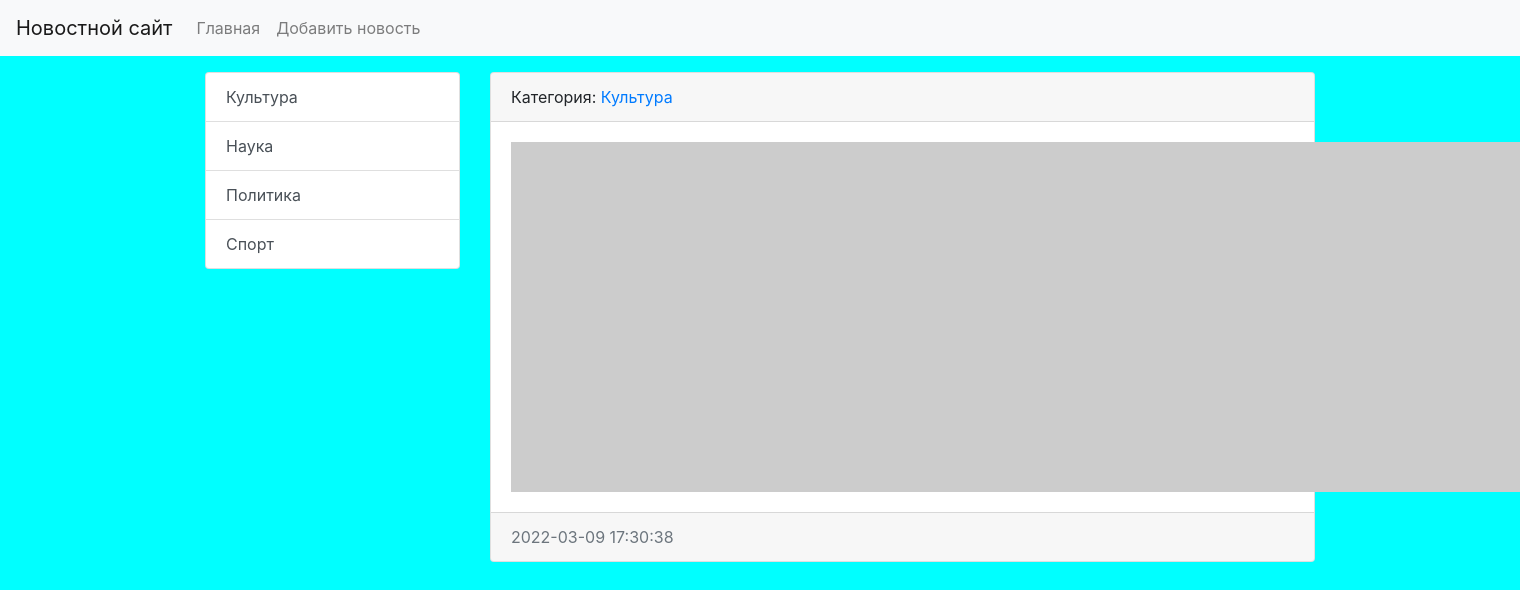
Screenshot of /news/8/ with the database file from the repository.
### news/models.py (models this page shows, shortened)
class Category(models.Model):
    title = models.CharField(max_length=150, db_index=True, verbose_name='Имя категории')
    def get_absolute_url(self):
        return reverse_lazy('category', kwargs={"category_id": self.pk})
    class Meta:
        verbose_name = 'Категория'
        verbose_name_plural = 'Категории'
        ordering = ['title']
    def __str__(self):
        return self.title

class News(models.Model):
    title = models.CharField(max_length=150, verbose_name='Наименование')
    content = models.TextField(blank=True, verbose_name='Контент')
    created_at = models.DateTimeField(auto_now_add=True, verbose_name='Дата публикации')
    updated_at = models.DateTimeField(auto_now=True, verbose_name='Обновлено')
    photo = models.ImageField(upload_to='photos/%Y/%m/%d/', verbose_name='Фото', blank=True)
    is_published = models.BooleanField(default=True, verbose_name='Опубликовано?')
    category = models.ForeignKey('Category', on_delete=models.PROTECT, verbose_name='Категория')
    class Meta:
        verbose_name = 'Новость'
        verbose_name_plural = 'Новости'
        ordering = ['-created_at']

### news/views.py (the view)
# urls.py: path('news/<int:news_id>/', view_news, name='view_news'),
def view_news(request, news_id):
    news_item = get_object_or_404(News, pk=news_id)
    return render(request, template_name='news/view_news.html', context={"news_item": news_item})

### news/templatetags/news_tags.py (called while the page is built)
@register.inclusion_tag('news/list_categories.html')
def show_categories():
    categories = Category.objects.all()
    return {"categories": categories}

### news/templates/news/view_news.html (shortened to what this page needs)
{% extends "base.html" %}
{% block sidebar %}
{% include 'inc/_sidebar.html' %}
{% endblock %}
{% block content %}
<div class="card mb-3">
    <div class="card-header">
        Категория: <a href="{{ news_item.category.get_absolute_url }}">{{news_item.category}}</a>
    </div>
    <div class="card-body">
        <div class="media">
            {% if item.photo %}
            <img src="{{ news_item.photo.url }}" alt="" width="350" class="mr-3">
            {% else %}
            <img src="https://picsum.photos/id/1060/350/235/?blur=2" alt="" class="mr-3">
            {% endif %}
        </div>
    </div>
    <div class="card-footer text-muted">
        {{ news_item.created_at|date:"Y-m-d H:i:s" }}
    </div>
</div>
{% endblock %}

### news/templates/news/list_categories.html
<div class="list-group">
    {% for item in categories %}
    <a href="{{ item.get_absolute_url }}" class="list-group-item list-group-item-action">{{ item.title }}</a>
    {% endfor %}
</div>

### DjangoWEB/static/css/style.css (style rules this page uses)
body { background-color: aqua; }

### rows the page displays
Category: title "Культура"
Category: title "Наука"
Category: title "Политика"
Category: title "Спорт"
News: category "Культура", created_at "2022-03-09 17:30:38"
